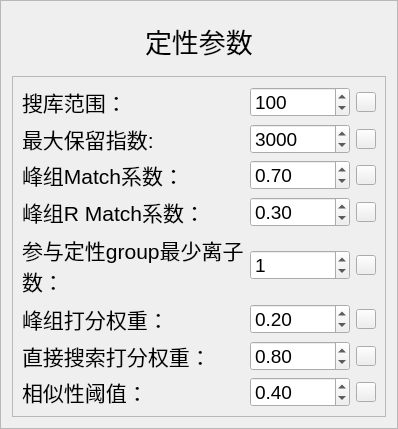
    <widget class="QFrame" name="frame">
     <property name="frameShape">
      <enum>QFrame::StyledPanel</enum>
     </property>
     <property name="frameShadow">
      <enum>QFrame::Raised</enum>
     </property>
     <layout class="QGridLayout" name="gridLayout_2" rowstretch="1,10">
      <item row="0" column="0">
       <widget class="QWidget" name="widget_2" native="true">
        <layout class="QHBoxLayout" name="horizontalLayout">
         <item>
          <widget class="QLabel" name="label_12">
           <property name="sizePolicy">
            <sizepolicy hsizetype="Maximum" vsizetype="Maximum">
             <horstretch>0</horstretch>
             <verstretch>0</verstretch>
            </sizepolicy>
           </property>
           <property name="font">
            <font>
             <pointsize>20</pointsize>
             <weight>50</weight>
             <italic>false</italic>
             <bold>false</bold>
            </font>
           </property>
           <property name="styleSheet">
            <string notr="true">font: 20pt;</string>
           </property>
           <property name="text">
            <string>定性参数</string>
           </property>
          </widget>
         </item>
        </layout>
       </widget>
      </item>
      <item row="1" column="0">
       <widget class="QFrame" name="frame_4">
        <property name="frameShape">
         <enum>QFrame::StyledPanel</enum>
        </property>
        <property name="frameShadow">
         <enum>QFrame::Raised</enum>
        </property>
        <layout class="QGridLayout" name="gridLayout_5">
         <item row="0" column="0">
          <widget class="QLabel" name="label_3">
           <property name="sizePolicy">
            <sizepolicy hsizetype="Maximum" vsizetype="Preferred">
             <horstretch>0</horstretch>
             <verstretch>0</verstretch>
            </sizepolicy>
           </property>
           <property name="minimumSize">
            <size>
             <width>0</width>
             <height>0</height>
            </size>
           </property>
           <property name="maximumSize">
            <size>
             <width>16777215</width>
             <height>16777215</height>
            </size>
           </property>
           <property name="font">
            <font>
             <pointsize>16</pointsize>
             <weight>50</weight>
             <italic>false</italic>
             <bold>false</bold>
            </font>
           </property>
           <property name="styleSheet">
            <string notr="true">font: 16pt;</string>
           </property>
           <property name="text">
            <string>搜库范围：</string>
           </property>
          </widget>
         </item>
         <item row="0" column="1">
          <widget class="QSpinBox" name="spinBox_2">
           <property name="minimumSize">
            <size>
             <width>100</width>
             <height>30</height>
            </size>
           </property>
           <property name="maximumSize">
            <size>
             <width>100</width>
             <height>30</height>
            </size>
           </property>
           <property name="styleSheet">
            <string notr="true">font: 14pt;</string>
           </property>
           <property name="maximum">
            <number>999999999</number>
           </property>
           <property name="value">
            <number>100</number>
           </property>
          </widget>
         </item>
         <item row="0" column="2">
          <widget class="QPushButton" name="pushButton_11">
           <property name="minimumSize">
            <size>
             <width>20</width>
             <height>20</height>
            </size>
           </property>
           <property name="maximumSize">
            <size>
             <width>20</width>
             <height>20</height>
            </size>
           </property>
           <property name="text">
            <string/>
           </property>
           <property name="icon">
            <iconset>
             <normaloff>C:/Users/86724/Desktop/R-C.jpg</normaloff>C:/Users/86724/Desktop/R-C.jpg</iconset>
           </property>
           <property name="iconSize">
            <size>
             <width>20</width>
             <height>20</height>
            </size>
           </property>
          </widget>
         </item>
         <item row="1" column="0">
          <widget class="QLabel" name="label_14">
           <property name="sizePolicy">
            <sizepolicy hsizetype="Maximum" vsizetype="Preferred">
             <horstretch>0</horstretch>
             <verstretch>0</verstretch>
            </sizepolicy>
           </property>
           <property name="minimumSize">
            <size>
             <width>0</width>
             <height>30</height>
            </size>
           </property>
           <property name="maximumSize">
            <size>
             <width>16777215</width>
             <height>30</height>
            </size>
           </property>
           <property name="font">
            <font>
             <pointsize>16</pointsize>
             <weight>50</weight>
             <italic>false</italic>
             <bold>false</bold>
            </font>
           </property>
           <property name="styleSheet">
            <string notr="true">font: 16pt;</string>
           </property>
           <property name="text">
            <string>最大保留指数:</string>
           </property>
          </widget>
         </item>
         <item row="1" column="1">
          <widget class="QSpinBox" name="spinBox_4">
           <property name="minimumSize">
            <size>
             <width>100</width>
             <height>30</height>
            </size>
           </property>
           <property name="maximumSize">
            <size>
             <width>100</width>
             <height>30</height>
            </size>
           </property>
           <property name="styleSheet">
            <string notr="true">font: 14pt;</string>
           </property>
           <property name="maximum">
            <number>99999</number>
           </property>
           <property name="value">
            <number>3000</number>
           </property>
          </widget>
         </item>
         <item row="1" column="2">
          <widget class="QPushButton" name="pushButton_12">
           <property name="minimumSize">
            <size>
             <width>20</width>
             <height>20</height>
            </size>
           </property>
           <property name="maximumSize">
            <size>
             <width>20</width>
             <height>20</height>
            </size>
           </property>
           <property name="text">
            <string/>
           </property>
           <property name="icon">
            <iconset>
             <normaloff>C:/Users/86724/Desktop/R-C.jpg</normaloff>C:/Users/86724/Desktop/R-C.jpg</iconset>
           </property>
           <property name="iconSize">
            <size>
             <width>20</width>
             <height>20</height>
            </size>
           </property>
          </widget>
         </item>
         <item row="2" column="0">
          <widget class="QLabel" name="label_2">
           <property name="sizePolicy">
            <sizepolicy hsizetype="Maximum" vsizetype="Preferred">
             <horstretch>0</horstretch>
             <verstretch>0</verstretch>
            </sizepolicy>
           </property>
           <property name="minimumSize">
            <size>
             <width>0</width>
             <height>30</height>
            </size>
           </property>
           <property name="maximumSize">
            <size>
             <width>16777215</width>
             <height>30</height>
            </size>
           </property>
           <property name="font">
            <font>
             <pointsize>16</pointsize>
             <weight>50</weight>
             <italic>false</italic>
             <bold>false</bold>
            </font>
           </property>
           <property name="styleSheet">
            <string notr="true">font: 16pt;</string>
           </property>
           <property name="text">
            <string>峰组Match系数：</string>
           </property>
          </widget>
         </item>
         <item row="2" column="1">
          <widget class="QDoubleSpinBox" name="doubleSpinBox_3">
           <property name="minimumSize">
            <size>
             <width>100</width>
             <height>30</height>
            </size>
           </property>
           <property name="maximumSize">
            <size>
             <width>100</width>
             <height>30</height>
            </size>
           </property>
           <property name="styleSheet">
            <string notr="true">font: 14pt;</string>
           </property>
           <property name="decimals">
            <number>2</number>
           </property>
           <property name="maximum">
            <double>99999.000000000000000</double>
           </property>
           <property name="singleStep">
            <double>0.100000000000000</double>
           </property>
           <property name="value">
            <double>0.700000000000000</double>
           </property>
          </widget>
         </item>
         <item row="2" column="2">
          <widget class="QPushButton" name="pushButton_13">
           <property name="minimumSize">
            <size>
             <width>20</width>
             <height>20</height>
            </size>
           </property>
           <property name="maximumSize">
            <size>
             <width>20</width>
             <height>20</height>
            </size>
           </property>
           <property name="text">
            <string/>
           </property>
           <property name="icon">
            <iconset>
             <normaloff>C:/Users/86724/Desktop/R-C.jpg</normaloff>C:/Users/86724/Desktop/R-C.jpg</iconset>
           </property>
           <property name="iconSize">
            <size>
             <width>20</width>
             <height>20</height>
            </size>
           </property>
          </widget>
         </item>
         <item row="3" column="0">
          <widget class="QLabel" name="label_4">
           <property name="font">
            <font>
             <pointsize>16</pointsize>
             <weight>50</weight>
             <italic>false</italic>
             <bold>false</bold>
            </font>
           </property>
           <property name="styleSheet">
            <string notr="true">font: 16pt;</string>
           </property>
           <property name="text">
            <string>峰组R Match系数：</string>
           </property>
           <property name="wordWrap">
            <bool>true</bool>
           </property>
          </widget>
         </item>
         <item row="3" column="1">
          <widget class="QDoubleSpinBox" name="doubleSpinBox_4">
           <property name="minimumSize">
            <size>
             <width>100</width>
             <height>30</height>
            </size>
           </property>
           <property name="maximumSize">
            <size>
             <width>100</width>
             <height>30</height>
            </size>
           </property>
           <property name="styleSheet">
            <string notr="true">font: 14pt;</string>
           </property>
           <property name="decimals">
            <number>2</number>
           </property>
           <property name="singleStep">
            <double>0.100000000000000</double>
           </property>
           <property name="value">
            <double>0.300000000000000</double>
           </property>
          </widget>
         </item>
         <item row="3" column="2">
          <widget class="QPushButton" name="pushButton_14">
           <property name="minimumSize">
            <size>
             <width>20</width>
             <height>20</height>
            </size>
           </property>
           <property name="maximumSize">
            <size>
             <width>20</width>
             <height>20</height>
            </size>
           </property>
           <property name="text">
            <string/>
           </property>
           <property name="icon">
            <iconset>
             <normaloff>C:/Users/86724/Desktop/R-C.jpg</normaloff>C:/Users/86724/Desktop/R-C.jpg</iconset>
           </property>
           <property name="iconSize">
            <size>
             <width>20</width>
             <height>20</height>
            </size>
           </property>
          </widget>
         </item>
         <item row="4" column="0">
          <widget class="QLabel" name="label_5">
           <property name="font">
            <font>
             <pointsize>16</pointsize>
             <weight>50</weight>
             <italic>false</italic>
             <bold>false</bold>
            </font>
           </property>
           <property name="styleSheet">
            <string notr="true">font: 16pt;</string>
           </property>
           <property name="text">
            <string>参与定性group最少离子数：</string>
           </property>
           <property name="wordWrap">
            <bool>true</bool>
           </property>
          </widget>
         </item>
         <item row="4" column="1">
          <widget class="QSpinBox" name="spinBox_3">
           <property name="minimumSize">
            <size>
             <width>100</width>
             <height>30</height>
            </size>
           </property>
           <property name="maximumSize">
            <size>
             <width>100</width>
             <height>30</height>
            </size>
           </property>
           <property name="styleSheet">
            <string notr="true">font: 14pt;</string>
           </property>
           <property name="maximum">
            <number>99999</number>
           </property>
           <property name="value">
            <number>1</number>
           </property>
          </widget>
         </item>
         <item row="4" column="2">
          <widget class="QPushButton" name="pushButton_17">
           <property name="minimumSize">
            <size>
             <width>20</width>
             <height>20</height>
            </size>
           </property>
           <property name="maximumSize">
            <size>
             <width>20</width>
             <height>20</height>
            </size>
           </property>
           <property name="text">
            <string/>
           </property>
           <property name="icon">
            <iconset>
             <normaloff>C:/Users/86724/Desktop/R-C.jpg</normaloff>C:/Users/86724/Desktop/R-C.jpg</iconset>
           </property>
           <property name="iconSize">
            <size>
             <width>20</width>
             <height>20</height>
            </size>
           </property>
          </widget>
         </item>
         <item row="5" column="0">
          <widget class="QLabel" name="label_16">
           <property name="sizePolicy">
            <sizepolicy hsizetype="Maximum" vsizetype="Preferred">
             <horstretch>0</horstretch>
             <verstretch>0</verstretch>
            </sizepolicy>
           </property>
           <property name="minimumSize">
            <size>
             <width>0</width>
             <height>0</height>
            </size>
           </property>
           <property name="maximumSize">
            <size>
             <width>16777215</width>
             <height>16777215</height>
            </size>
           </property>
           <property name="font">
            <font>
             <pointsize>16</pointsize>
             <weight>50</weight>
             <italic>false</italic>
             <bold>false</bold>
            </font>
           </property>
           <property name="styleSheet">
            <string notr="true">font: 16pt;</string>
           </property>
           <property name="text">
            <string>峰组打分权重：</string>
           </property>
           <property name="wordWrap">
            <bool>true</bool>
           </property>
          </widget>
         </item>
         <item row="5" column="1">
          <widget class="QDoubleSpinBox" name="doubleSpinBox_6">
           <property name="minimumSize">
            <size>
             <width>100</width>
             <height>30</height>
            </size>
           </property>
           <property name="maximumSize">
            <size>
             <width>100</width>
             <height>30</height>
            </size>
           </property>
           <property name="styleSheet">
            <string notr="true">font: 14pt;</string>
           </property>
           <property name="decimals">
            <number>2</number>
           </property>
           <property name="singleStep">
            <double>0.100000000000000</double>
           </property>
           <property name="value">
            <double>0.200000000000000</double>
           </property>
          </widget>
         </item>
         <item row="5" column="2">
          <widget class="QPushButton" name="pushButton_18">
           <property name="minimumSize">
            <size>
             <width>20</width>
             <height>20</height>
            </size>
           </property>
           <property name="maximumSize">
            <size>
             <width>20</width>
             <height>20</height>
            </size>
           </property>
           <property name="text">
            <string/>
           </property>
           <property name="icon">
            <iconset>
             <normaloff>C:/Users/86724/Desktop/R-C.jpg</normaloff>C:/Users/86724/Desktop/R-C.jpg</iconset>
           </property>
           <property name="iconSize">
            <size>
             <width>20</width>
             <height>20</height>
            </size>
           </property>
          </widget>
         </item>
         <item row="6" column="0">
          <widget class="QLabel" name="label_17">
           <property name="sizePolicy">
            <sizepolicy hsizetype="Maximum" vsizetype="Preferred">
             <horstretch>0</horstretch>
             <verstretch>0</verstretch>
            </sizepolicy>
           </property>
           <property name="minimumSize">
            <size>
             <width>0</width>
             <height>30</height>
            </size>
           </property>
           <property name="maximumSize">
            <size>
             <width>16777215</width>
             <height>30</height>
            </size>
           </property>
           <property name="font">
            <font>
             <pointsize>16</pointsize>
             <weight>50</weight>
             <italic>false</italic>
             <bold>false</bold>
            </font>
           </property>
           <property name="styleSheet">
            <string notr="true">font: 16pt;</string>
           </property>
           <property name="text">
            <string>直接搜索打分权重：</string>
           </property>
           <property name="wordWrap">
            <bool>false</bool>
           </property>
          </widget>
         </item>
         <item row="6" column="1">
          <widget class="QDoubleSpinBox" name="doubleSpinBox_10">
           <property name="minimumSize">
            <size>
             <width>100</width>
             <height>30</height>
            </size>
           </property>
           <property name="maximumSize">
            <size>
             <width>100</width>
             <height>30</height>
            </size>
           </property>
           <property name="styleSheet">
            <string notr="true">font: 14pt;</string>
           </property>
           <property name="decimals">
            <number>2</number>
           </property>
           <property name="maximum">
            <double>1.000000000000000</double>
           </property>
           <property name="singleStep">
            <double>0.100000000000000</double>
           </property>
           <property name="value">
            <double>0.800000000000000</double>
           </property>
          </widget>
         </item>
         <item row="6" column="2">
          <widget class="QPushButton" name="pushButton_19">
           <property name="minimumSize">
            <size>
             <width>20</width>
             <height>20</height>
            </size>
           </property>
           <property name="maximumSize">
            <size>
             <width>20</width>
             <height>20</height>
            </size>
           </property>
           <property name="text">
            <string/>
           </property>
           <property name="icon">
            <iconset>
             <normaloff>C:/Users/86724/Desktop/R-C.jpg</normaloff>C:/Users/86724/Desktop/R-C.jpg</iconset>
           </property>
           <property name="iconSize">
            <size>
             <width>20</width>
             <height>20</height>
            </size>
           </property>
          </widget>
         </item>
         <item row="7" column="0">
          <widget class="QLabel" name="label_18">
           <property name="sizePolicy">
            <sizepolicy hsizetype="Maximum" vsizetype="Preferred">
             <horstretch>0</horstretch>
             <verstretch>0</verstretch>
            </sizepolicy>
           </property>
           <property name="minimumSize">
            <size>
             <width>0</width>
             <height>30</height>
            </size>
           </property>
           <property name="maximumSize">
            <size>
             <width>16777215</width>
             <height>30</height>
            </size>
           </property>
           <property name="font">
            <font>
             <pointsize>16</pointsize>
             <weight>50</weight>
             <italic>false</italic>
             <bold>false</bold>
            </font>
           </property>
           <property name="styleSheet">
            <string notr="true">font: 16pt;</string>
           </property>
           <property name="text">
            <string>相似性阈值：</string>
           </property>
           <property name="wordWrap">
            <bool>false</bool>
           </property>
          </widget>
         </item>
         <item row="7" column="1">
          <widget class="QDoubleSpinBox" name="doubleSpinBox_11">
           <property name="minimumSize">
            <size>
             <width>100</width>
             <height>30</height>
            </size>
           </property>
           <property name="maximumSize">
            <size>
             <width>100</width>
             <height>30</height>
            </size>
           </property>
           <property name="styleSheet">
            <string notr="true">font: 14pt;</string>
           </property>
           <property name="decimals">
            <number>2</number>
           </property>
           <property name="maximum">
            <double>1.000000000000000</double>
           </property>
           <property name="singleStep">
            <double>0.100000000000000</double>
           </property>
           <property name="value">
            <double>0.400000000000000</double>
           </property>
          </widget>
         </item>
         <item row="7" column="2">
          <widget class="QPushButton" name="pushButton_20">
           <property name="minimumSize">
            <size>
             <width>20</width>
             <height>20</height>
            </size>
           </property>
           <property name="maximumSize">
            <size>
             <width>20</width>
             <height>20</height>
            </size>
           </property>
           <property name="text">
            <string/>
           </property>
           <property name="icon">
            <iconset>
             <normaloff>C:/Users/86724/Desktop/R-C.jpg</normaloff>C:/Users/86724/Desktop/R-C.jpg</iconset>
           </property>
           <property name="iconSize">
            <size>
             <width>20</width>
             <height>20</height>
            </size>
           </property>
          </widget>
         </item>
        </layout>
       </widget>
      </item>
     </layout>
    </widget>
